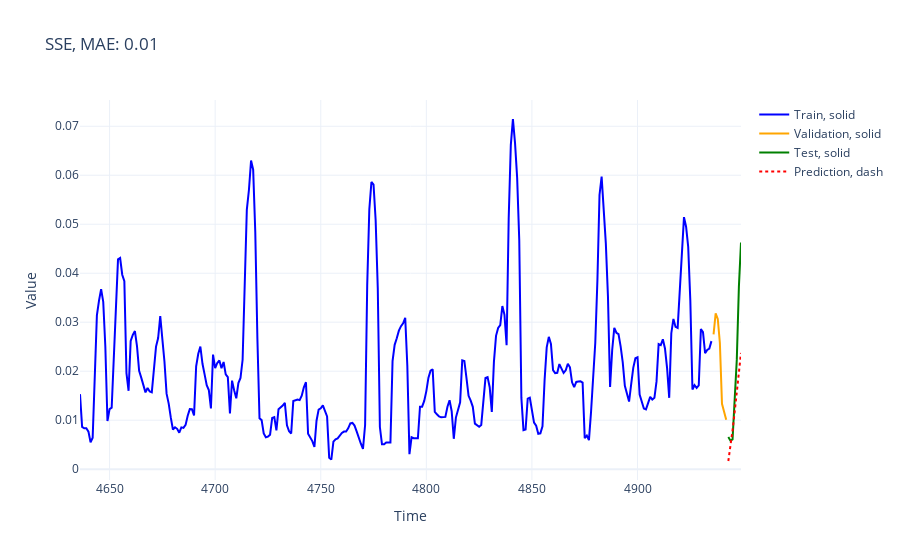
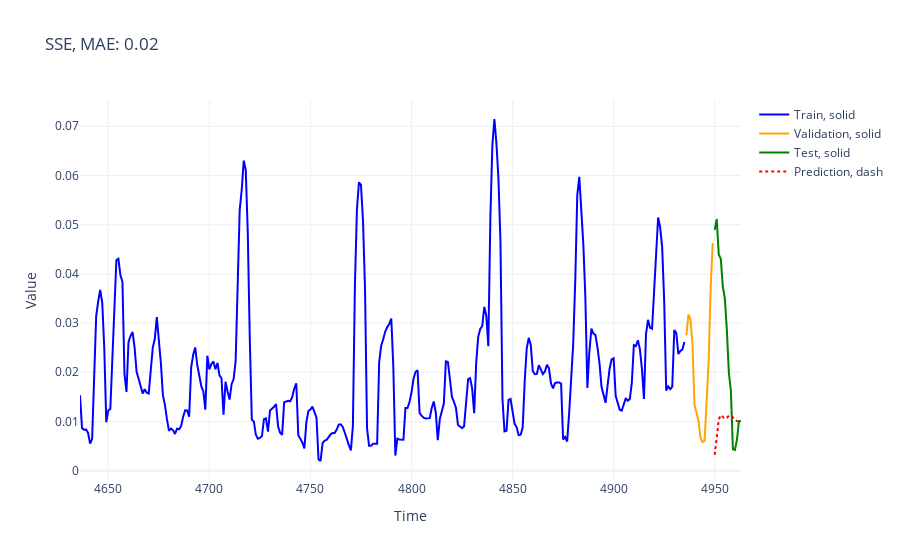
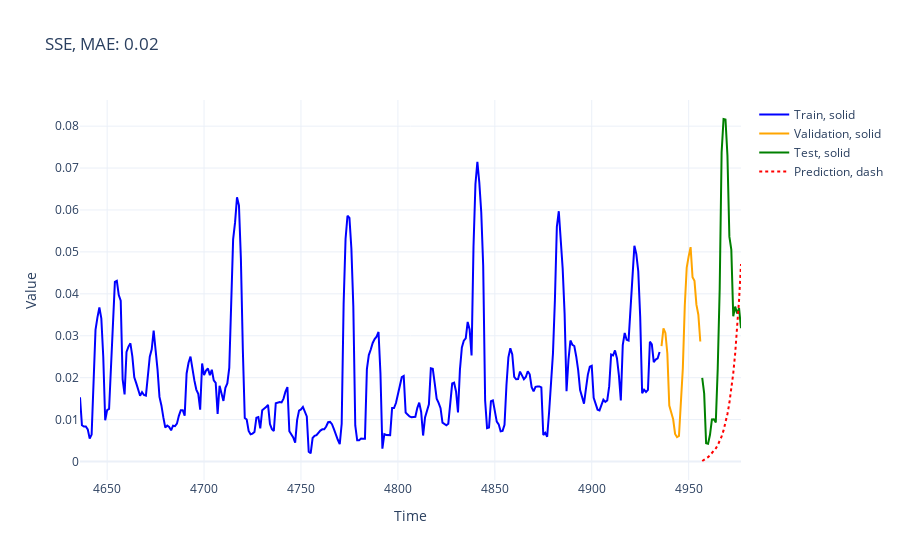
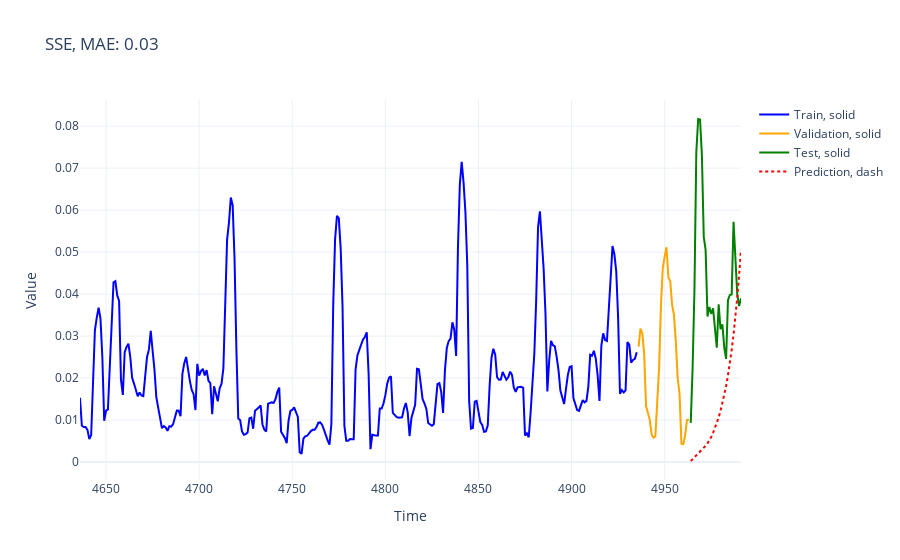

These figures' notebook cell, in order:
### Markdown cell above
#### TESTING

### Code cell
for param in best_params:
    train, val, test = train_val_test(timeserie, param["window"])
    order = param["order"]
    display(HTML(f'<p style="color: red; font-size: 20px;">Resultados de Testing para ventana de: {param["window"]}</p>'))
    to_train = pd.concat([train, val])
    #to_train = to_train.to_list()
    to_pred = test
    # to_pred = to_pred.tolist()

    p, o, q = order
    am_best = arch_model(
    train,
    mean='HAR',
    vol='Garch',
    p=p,
    o=o,
    q=q,
    dist='Normal',
    lags=7,
    rescale=False
    )
    res_best = am_best.fit(disp="off")
    forecasts_best = res_best.forecast(horizon=len(to_pred))

    # Extraer las predicciones de la varianza condicional
    predicted_variance_best = forecasts_best.variance.values[-1, :]
    pred = predicted_variance_best

    residuals = np.array(pred) - np.array(to_pred)
    metrics = forecast_accuracy(np.array(pred),np.array(to_pred), 'train', 'ARIMA_ROLLING',[5],window_str= param['window'])
    #model_summary = pd.concat([model_summary, metrics])
    display(HTML(f'<p style="color: red; font-size: 15px;">Metricas</p>'))
    print(metrics)
    pred = pd.DataFrame(pred, index=range(len(pred)))
    pred.index = test.index
    plot_model(train,val,test,pred[0],title='SSE')

### Figure 1 — Plotly figure (JSON) as saved in the notebook; plotly's stock layout.template omitted (floating-point values rounded to 4 significant figures; data arrays with more than 128 entries replaced by an {"elided": "..."} marker saying what was removed)
{"data": [{"hovertemplate": "Category=Train<br>Dash=solid<br>Time=%{x}<br>Value=%{y}<extra></extra>", "legendgroup": "Train, solid", "line": {"color": "blue", "dash": "solid"}, "marker": {"symbol": "circle"}, "mode": "lines", "name": "Train, solid", "orientation": "v", "showlegend": true, "type": "scatter", "x": {"elided": "300 int values"}, "xaxis": "x", "y": {"elided": "300 float values"}, "yaxis": "y"}, {"hovertemplate": "Category=Validation<br>Dash=solid<br>Time=%{x}<br>Value=%{y}<extra></extra>", "legendgroup": "Validation, solid", "line": {"color": "orange", "dash": "solid"}, "marker": {"symbol": "circle"}, "mode": "lines", "name": "Validation, solid", "orientation": "v", "showlegend": true, "type": "scatter", "x": [4936, 4937, 4938, 4939, 4940, 4941, 4942], "xaxis": "x", "y": [0.02751, 0.03178, 0.03066, 0.02577, 0.01333, 0.01185, 0.01008], "yaxis": "y"}, {"hovertemplate": "Category=Test<br>Dash=solid<br>Time=%{x}<br>Value=%{y}<extra></extra>", "legendgroup": "Test, solid", "line": {"color": "green", "dash": "solid"}, "marker": {"symbol": "circle"}, "mode": "lines", "name": "Test, solid", "orientation": "v", "showlegend": true, "type": "scatter", "x": [4943, 4944, 4945, 4946, 4947, 4948, 4949], "xaxis": "x", "y": [0.006582, 0.005814, 0.006092, 0.01303, 0.02231, 0.03721, 0.04627], "yaxis": "y"}, {"hovertemplate": "Category=Prediction<br>Dash=dash<br>Time=%{x}<br>Value=%{y}<extra></extra>", "legendgroup": "Prediction, dash", "line": {"color": "red", "dash": "dot"}, "marker": {"symbol": "circle"}, "mode": "lines", "name": "Prediction, dash", "orientation": "v", "showlegend": true, "type": "scatter", "x": [4943, 4944, 4945, 4946, 4947, 4948, 4949], "xaxis": "x", "y": [0.001669, 0.004588, 0.007927, 0.01167, 0.01577, 0.01983, 0.02374], "yaxis": "y"}], "layout": {"legend": {"title": {"text": ""}, "tracegroupgap": 0}, "title": {"text": "SSE, MAE: 0.01"}, "xaxis": {"anchor": "y", "domain": [0, 1], "title": {"text": "Time"}}, "yaxis": {"anchor": "x", "domain": [0, 1], "title": {"text": "Value"}}}}

### Figure 2 — Plotly figure (JSON) as saved in the notebook; plotly's stock layout.template omitted (floating-point values rounded to 4 significant figures; data arrays with more than 128 entries replaced by an {"elided": "..."} marker saying what was removed)
{"data": [{"hovertemplate": "Category=Train<br>Dash=solid<br>Time=%{x}<br>Value=%{y}<extra></extra>", "legendgroup": "Train, solid", "line": {"color": "blue", "dash": "solid"}, "marker": {"symbol": "circle"}, "mode": "lines", "name": "Train, solid", "orientation": "v", "showlegend": true, "type": "scatter", "x": {"elided": "300 int values"}, "xaxis": "x", "y": {"elided": "300 float values"}, "yaxis": "y"}, {"hovertemplate": "Category=Validation<br>Dash=solid<br>Time=%{x}<br>Value=%{y}<extra></extra>", "legendgroup": "Validation, solid", "line": {"color": "orange", "dash": "solid"}, "marker": {"symbol": "circle"}, "mode": "lines", "name": "Validation, solid", "orientation": "v", "showlegend": true, "type": "scatter", "x": [4936, 4937, 4938, 4939, 4940, 4941, 4942, 4943, 4944, 4945, 4946, 4947, 4948, 4949], "xaxis": "x", "y": [0.02751, 0.03178, 0.03066, 0.02577, 0.01333, 0.01185, 0.01008, 0.006582, 0.005814, 0.006092, 0.01303, 0.02231, 0.03721, 0.04627], "yaxis": "y"}, {"hovertemplate": "Category=Test<br>Dash=solid<br>Time=%{x}<br>Value=%{y}<extra></extra>", "legendgroup": "Test, solid", "line": {"color": "green", "dash": "solid"}, "marker": {"symbol": "circle"}, "mode": "lines", "name": "Test, solid", "orientation": "v", "showlegend": true, "type": "scatter", "x": [4950, 4951, 4952, 4953, 4954, 4955, 4956, 4957, 4958, 4959, 4960, 4961, 4962, 4963], "xaxis": "x", "y": [0.04894, 0.05115, 0.04395, 0.0431, 0.03741, 0.03502, 0.02862, 0.01993, 0.01625, 0.004356, 0.00423, 0.00637, 0.01005, 0.01009], "yaxis": "y"}, {"hovertemplate": "Category=Prediction<br>Dash=dash<br>Time=%{x}<br>Value=%{y}<extra></extra>", "legendgroup": "Prediction, dash", "line": {"color": "red", "dash": "dot"}, "marker": {"symbol": "circle"}, "mode": "lines", "name": "Prediction, dash", "orientation": "v", "showlegend": true, "type": "scatter", "x": [4950, 4951, 4952, 4953, 4954, 4955, 4956, 4957, 4958, 4959, 4960, 4961, 4962, 4963], "xaxis": "x", "y": [0.003195, 0.007593, 0.01039, 0.01131, 0.01104, 0.01058, 0.01075, 0.01116, 0.01121, 0.01083, 0.01035, 0.01007, 0.009975, 0.009833], "yaxis": "y"}], "layout": {"legend": {"title": {"text": ""}, "tracegroupgap": 0}, "title": {"text": "SSE, MAE: 0.02"}, "xaxis": {"anchor": "y", "domain": [0, 1], "title": {"text": "Time"}}, "yaxis": {"anchor": "x", "domain": [0, 1], "title": {"text": "Value"}}}}

### Figure 3 — Plotly figure (JSON) as saved in the notebook; plotly's stock layout.template omitted (floating-point values rounded to 4 significant figures; data arrays with more than 128 entries replaced by an {"elided": "..."} marker saying what was removed)
{"data": [{"hovertemplate": "Category=Train<br>Dash=solid<br>Time=%{x}<br>Value=%{y}<extra></extra>", "legendgroup": "Train, solid", "line": {"color": "blue", "dash": "solid"}, "marker": {"symbol": "circle"}, "mode": "lines", "name": "Train, solid", "orientation": "v", "showlegend": true, "type": "scatter", "x": {"elided": "300 int values"}, "xaxis": "x", "y": {"elided": "300 float values"}, "yaxis": "y"}, {"hovertemplate": "Category=Validation<br>Dash=solid<br>Time=%{x}<br>Value=%{y}<extra></extra>", "legendgroup": "Validation, solid", "line": {"color": "orange", "dash": "solid"}, "marker": {"symbol": "circle"}, "mode": "lines", "name": "Validation, solid", "orientation": "v", "showlegend": true, "type": "scatter", "x": [4936, 4937, 4938, 4939, 4940, 4941, 4942, 4943, 4944, 4945, 4946, 4947, 4948, 4949, 4950, 4951, 4952, 4953, 4954, 4955, 4956], "xaxis": "x", "y": [0.02751, 0.03178, 0.03066, 0.02577, 0.01333, 0.01185, 0.01008, 0.006582, 0.005814, 0.006092, 0.01303, 0.02231, 0.03721, 0.04627, 0.04894, 0.05115, 0.04395, 0.0431, 0.03741, 0.03502, 0.02862], "yaxis": "y"}, {"hovertemplate": "Category=Test<br>Dash=solid<br>Time=%{x}<br>Value=%{y}<extra></extra>", "legendgroup": "Test, solid", "line": {"color": "green", "dash": "solid"}, "marker": {"symbol": "circle"}, "mode": "lines", "name": "Test, solid", "orientation": "v", "showlegend": true, "type": "scatter", "x": [4957, 4958, 4959, 4960, 4961, 4962, 4963, 4964, 4965, 4966, 4967, 4968, 4969, 4970, 4971, 4972, 4973, 4974, 4975, 4976, 4977], "xaxis": "x", "y": [0.01993, 0.01625, 0.004356, 0.00423, 0.00637, 0.01005, 0.01009, 0.009341, 0.02223, 0.04111, 0.07376, 0.0817, 0.08159, 0.07304, 0.05364, 0.05053, 0.03466, 0.03695, 0.03531, 0.03661, 0.03179], "yaxis": "y"}, {"hovertemplate": "Category=Prediction<br>Dash=dash<br>Time=%{x}<br>Value=%{y}<extra></extra>", "legendgroup": "Prediction, dash", "line": {"color": "red", "dash": "dot"}, "marker": {"symbol": "circle"}, "mode": "lines", "name": "Prediction, dash", "orientation": "v", "showlegend": true, "type": "scatter", "x": [4957, 4958, 4959, 4960, 4961, 4962, 4963, 4964, 4965, 4966, 4967, 4968, 4969, 4970, 4971, 4972, 4973, 4974, 4975, 4976, 4977], "xaxis": "x", "y": [0.000126, 0.0003684, 0.0006748, 0.001046, 0.001488, 0.00198, 0.002515, 0.003141, 0.003902, 0.004837, 0.005991, 0.007418, 0.009178, 0.01133, 0.01396, 0.01715, 0.02104, 0.02577, 0.03153, 0.03854, 0.04709], "yaxis": "y"}], "layout": {"legend": {"title": {"text": ""}, "tracegroupgap": 0}, "title": {"text": "SSE, MAE: 0.02"}, "xaxis": {"anchor": "y", "domain": [0, 1], "title": {"text": "Time"}}, "yaxis": {"anchor": "x", "domain": [0, 1], "title": {"text": "Value"}}}}

### Figure 4 — Plotly figure (JSON) as saved in the notebook; plotly's stock layout.template omitted (floating-point values rounded to 4 significant figures; data arrays with more than 128 entries replaced by an {"elided": "..."} marker saying what was removed)
{"data": [{"hovertemplate": "Category=Train<br>Dash=solid<br>Time=%{x}<br>Value=%{y}<extra></extra>", "legendgroup": "Train, solid", "line": {"color": "blue", "dash": "solid"}, "marker": {"symbol": "circle"}, "mode": "lines", "name": "Train, solid", "orientation": "v", "showlegend": true, "type": "scatter", "x": {"elided": "300 int values"}, "xaxis": "x", "y": {"elided": "300 float values"}, "yaxis": "y"}, {"hovertemplate": "Category=Validation<br>Dash=solid<br>Time=%{x}<br>Value=%{y}<extra></extra>", "legendgroup": "Validation, solid", "line": {"color": "orange", "dash": "solid"}, "marker": {"symbol": "circle"}, "mode": "lines", "name": "Validation, solid", "orientation": "v", "showlegend": true, "type": "scatter", "x": [4936, 4937, 4938, 4939, 4940, 4941, 4942, 4943, 4944, 4945, 4946, 4947, 4948, 4949, 4950, 4951, 4952, 4953, 4954, 4955, 4956, 4957, 4958, 4959, 4960, 4961, 4962, 4963], "xaxis": "x", "y": [0.02751, 0.03178, 0.03066, 0.02577, 0.01333, 0.01185, 0.01008, 0.006582, 0.005814, 0.006092, 0.01303, 0.02231, 0.03721, 0.04627, 0.04894, 0.05115, 0.04395, 0.0431, 0.03741, 0.03502, 0.02862, 0.01993, 0.01625, 0.004356, 0.00423, 0.00637, 0.01005, 0.01009], "yaxis": "y"}, {"hovertemplate": "Category=Test<br>Dash=solid<br>Time=%{x}<br>Value=%{y}<extra></extra>", "legendgroup": "Test, solid", "line": {"color": "green", "dash": "solid"}, "marker": {"symbol": "circle"}, "mode": "lines", "name": "Test, solid", "orientation": "v", "showlegend": true, "type": "scatter", "x": [4964, 4965, 4966, 4967, 4968, 4969, 4970, 4971, 4972, 4973, 4974, 4975, 4976, 4977, 4978, 4979, 4980, 4981, 4982, 4983, 4984, 4985, 4986, 4987, 4988, 4989, 4990, 4991], "xaxis": "x", "y": [0.009341, 0.02223, 0.04111, 0.07376, 0.0817, 0.08159, 0.07304, 0.05364, 0.05053, 0.03466, 0.03695, 0.03531, 0.03661, 0.03179, 0.02723, 0.03759, 0.03167, 0.03278, 0.02731, 0.02457, 0.03854, 0.03978, 0.0399, 0.05724, 0.04731, 0.03988, 0.03716, 0.039], "yaxis": "y"}, {"hovertemplate": "Category=Prediction<br>Dash=dash<br>Time=%{x}<br>Value=%{y}<extra></extra>", "legendgroup": "Prediction, dash", "line": {"color": "red", "dash": "dot"}, "marker": {"symbol": "circle"}, "mode": "lines", "name": "Prediction, dash", "orientation": "v", "showlegend": true, "type": "scatter", "x": [4964, 4965, 4966, 4967, 4968, 4969, 4970, 4971, 4972, 4973, 4974, 4975, 4976, 4977, 4978, 4979, 4980, 4981, 4982, 4983, 4984, 4985, 4986, 4987, 4988, 4989, 4990, 4991], "xaxis": "x", "y": [0.0002567, 0.0006859, 0.001141, 0.001608, 0.002087, 0.002531, 0.002929, 0.003357, 0.003861, 0.004456, 0.005159, 0.005987, 0.006946, 0.008036, 0.009263, 0.01064, 0.01219, 0.01393, 0.01589, 0.01812, 0.02064, 0.0235, 0.02674, 0.03041, 0.03456, 0.03926, 0.04458, 0.0506], "yaxis": "y"}], "layout": {"legend": {"title": {"text": ""}, "tracegroupgap": 0}, "title": {"text": "SSE, MAE: 0.03"}, "xaxis": {"anchor": "y", "domain": [0, 1], "title": {"text": "Time"}}, "yaxis": {"anchor": "x", "domain": [0, 1], "title": {"text": "Value"}}}}
